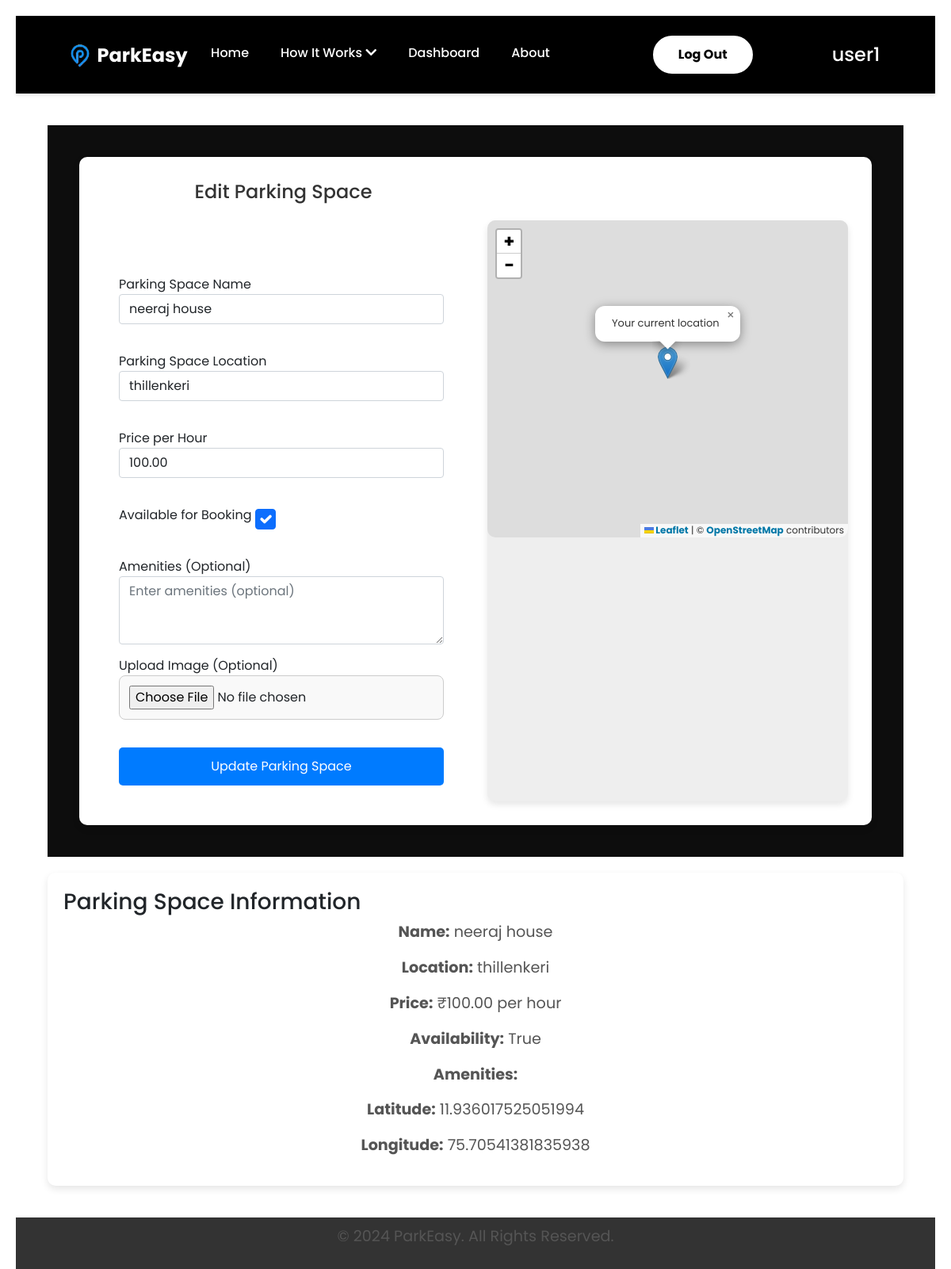
Page /parkeasy/parking-spaces/edit/15/ (signed in) on the committed database.
### ParkEasyApp/models.py (models this page shows, shortened)
class ParkingSpace(models.Model):
    name = models.CharField(max_length=255)
    host = models.ForeignKey(ParkEasyUser, on_delete=models.CASCADE, related_name="parking_spaces")
    location = models.CharField(max_length=255)
    price_per_hour = models.DecimalField(max_digits=10, decimal_places=2)
    availability = models.BooleanField(default=True)
    amenities = models.TextField(blank=True, null=True)
    rating = models.DecimalField(max_digits=3, decimal_places=2, default=0.0)
    created_at = models.DateTimeField(auto_now_add=True)
    latitude = models.FloatField(null=True, blank=True)
    longitude = models.FloatField(null=True, blank=True)
    image = models.ImageField(upload_to="parking_images/", null=True, blank=True)  # Image field
    class Meta:
        indexes = [
            models.Index(fields=['host', 'location']),
        ]

### ParkEasyApp/views.py (the view)
# urls.py: path('parking-spaces/edit/<int:space_id>/', views.edit_parking_space_view, name='edit_parking_space'),
@login_required
def edit_parking_space_view(request, space_id):
    parking_space = get_object_or_404(ParkingSpace, id=space_id)
    if request.method == "POST":
        form = ParkingSpaceForm(request.POST, instance=parking_space)
        if form.is_valid():
            parking_space = form.save(commit=False)
            parking_space.latitude = request.POST.get('latitude')
            parking_space.longitude = request.POST.get('longitude')
            parking_space.save()
            if is_superuser(request.user):
                return redirect('manage_parking_spaces')  # Redirect to the parking space management page
            else:
                return redirect('my_listed_parking_spaces')  # Or other redirection if needed (for non-admin users)
    else:
        form = ParkingSpaceForm(instance=parking_space)
    return render(request, 'parking/edit_parking_space.html', {'form': form})

### ParkEasyApp/forms.py (shortened to what this page needs)
class ParkingSpaceForm(forms.ModelForm):
    class Meta:
        model = ParkingSpace
        fields = ['name', 'location', 'price_per_hour', 'availability', 'amenities', 'longitude', 'latitude', 'image']
        widgets = {
            'name': forms.TextInput(attrs={'class': 'form-control', 'placeholder': 'Enter parking space name'}),
            'location': forms.TextInput(attrs={'class': 'form-control', 'placeholder': 'Enter location'}),
            'price_per_hour': forms.NumberInput(attrs={'class': 'form-control', 'placeholder': 'Enter price per hour'}),
            'availability': forms.CheckboxInput(attrs={'class': 'form-check-input'}),
            'amenities': forms.Textarea(attrs={'class': 'form-control', 'placeholder': 'Enter amenities (optional)', 'rows': 3}),
        }
        labels = {
            'name': 'Parking Space Name',
            'location': 'Parking Space Location',
            'price_per_hour': 'Price per Hour',
            'availability': 'Available for Booking',
            'amenities': 'Amenities (Optional)',
            'image': 'Parking Space Image',
        }

### templates/parking/edit_parking_space.html (shortened to what this page needs)
{% extends "base.html" %}
{% load static %}
{% block content %}
<div
    style="font-family: Arial, sans-serif; background-color: #0d0d0d; min-height: 90vh; display: flex; justify-content: center; align-items: center; padding: 40px 20px;">
    <main
        style="background-color: white; padding: 30px; border-radius: 10px; box-shadow: 0 4px 10px rgba(0, 0, 0, 0.1); width: 100%; max-width: 1000px; display: flex; flex-wrap: wrap; gap: 30px; box-sizing: border-box;">
        <div style="flex: 1 1 45%; min-width: 400px;">
            <h2 style="text-align: center; margin-bottom: 20px; font-size: 24px; color: #333;">Edit Parking Space</h2>
            <form method="post"  enctype="multipart/form-data" style="display: flex; flex-direction: column; gap: 15px;" onsubmit="return validateForm(event)">
                <div class="form-group">
                    <label for="id_name">Parking Space Name</label>
                    {{ form.name }}
                </div>
                <div class="form-group">
                    <label for="id_location">Parking Space Location</label>
                    {{ form.location }}
                </div>
                <div class="form-group">
                    <label for="id_price_per_hour">Price per Hour</label>
                    {{ form.price_per_hour }}
                </div>
                <div class="form-group">
                    <label for="id_availability">Available for Booking</label>
                    {{ form.availability }}
                </div>
                <div class="form-group">
                    <label for="id_amenities">Amenities (Optional)</label>
                    {{ form.amenities }}
                </div>
                <div class="form-group">
                    <label for="id_image">Upload Image (Optional)</label>
                    {{ form.image }}
                </div>
                <button type="submit" class="btn"
                    style="padding: 12px 20px; border: none; border-radius: 5px; background-color: #007bff; color: white; font-size: 16px; cursor: pointer; transition: background-color 0.3s;">
                    Update Parking Space
                </button>
            </form>
        </div>
        <div
            style="flex: 1 1 45%; min-width: 400px; border-radius: 10px; background-color: #eee; box-shadow: 0 4px 8px rgba(0, 0, 0, 0.1); margin-top: 50px;">
            <div id="map" style="height: 400px; border-radius: 10px;"></div>
        </div>
    </main>
</div>
<div style="padding: 20px; margin-top: 20px; background-color: white; border-radius: 10px; box-shadow: 0 4px 10px rgba(0, 0, 0, 0.1);">
    <h3>Parking Space Information</h3>
    <p><strong>Name:</strong> {{ form.name.value }}</p>
    <p><strong>Location:</strong> {{ form.location.value }}</p>
    <p><strong>Price:</strong> ₹{{ form.price_per_hour.value }} per hour</p>
    <p><strong>Availability:</strong> {{ form.availability.value }}</p>
    <p><strong>Amenities:</strong> {{ form.amenities.value }}</p>
    <p><strong>Latitude:</strong> {{ form.latitude.value }}</p>
    <p><strong>Longitude:</strong> {{ form.longitude.value }}</p>
</div>
{% endblock %}

### templates/base.html (shortened to what this page needs)
<!DOCTYPE html>
<html lang="en">
{% load static %}
<head>
    <link rel="stylesheet" href="{% static 'css/home_style.css' %}">
    <link rel="stylesheet" href="{% static 'css/base_style.css' %}">
    <link rel="stylesheet" href="{% static 'css/login.css' %}">
    <link rel="stylesheet" href="{% static 'css/about.css' %}">
    <link rel="stylesheet" href="{% static 'css/add_parking_style.css' %}">
    <link rel="stylesheet" href="{% static 'css/parking_space_list.css' %}">
    <link rel="stylesheet" href="{% static 'css/parking_space_detail.css' %}">
    <link rel="stylesheet" href="{% static 'css/my_listed_parking_spaces.css' %}">
    <link rel="stylesheet" href="{% static 'css/help_support.css' %}">
    <link rel="stylesheet" href="{% static 'css/terms_conditions.css' %}">
    <link rel="stylesheet" href="{% static 'css/my_bookings.css' %}">
    <link rel="stylesheet" href="{% static 'css/create_booking.css' %}">
    <link href="https://cdnjs.cloudflare.com/ajax/libs/font-awesome/5.15.4/css/all.min.css" rel="stylesheet">
    <link href="https://cdn.jsdelivr.net/npm/bootstrap@5.3.3/dist/css/bootstrap.min.css" rel="stylesheet"
>
    <link rel="stylesheet" href="https://unpkg.com/leaflet@1.9.4/dist/leaflet.css" />
    <link href="https://cdn.jsdelivr.net/npm/bootstrap@5.1.0/dist/css/bootstrap.min.css" rel="stylesheet">
</head>
<body>
    <header>
        <div class="logo">
            <a href="{% url 'home' %}">
                <img src="{% static 'img/P1 logoo.png' %}" alt="Placeholder Logo">
                <span class="logo-text">ParkEasy</span>
            </a>
        </div>
        <nav>
            <ul class="menu">
                <li><a href="{% url 'home' %}">Home</a></li>
                <li class="dropdown">
                    <a href="#" id="how-it-works">How It Works <i class="fas fa-chevron-down"></i></a>
                </li>
                <li><a href="{% url 'dashboard' %}">Dashboard</a></li>
                <li><a href="{% url 'about' %}">About</a></li>
                <li>
                    {% if user.is_authenticated %}
                    <a href="{% url 'logout' %}" id="login_button">Log Out</a>
                    {% else %}
                    <a href="{% url 'login' %}" id="login_button">Log In</a>
                    <a href="{% url 'register' %}" id="signup_button">Sign Up</a>
                    {% endif %}
                </li>
                <li style="margin-left:100px ;">
                    <h4>{{ request.user.username }}</h4>
                </li>
            </ul>
        </nav>
    </header>
    <div class="wrapper" style=" min-height: 500px; ">
        <main>
            {% block content %}{% endblock %}
        </main>
    </div>
    <footer>
        <p>&copy; 2024 ParkEasy. All Rights Reserved.</p>
    </footer>
</body>
</html>

### static/css/home_style.css (style rules this page uses)
main { padding: 40px; font-family: 'Poppins', sans-serif; }
header { background-color: black; color: white; padding: 15px 50px; display: flex; justify-content: space-between; align-items: center; box-shadow: 0 2px 5px rgba(0, 0, 0, 0.1); position: sticky; top: 0; z-index: 10; }
header .logo { display: flex; align-items: center; }
header .logo img { height: 50px; max-width: 100%; display: block; float: left; }
header .logo-text { float: left; text-decoration: none; margin-left: -10px; margin-top: 8px; font-size: 24px; color: white; font-weight: bold; }
header nav { display: flex; align-items: center; flex-grow: 1; justify-content: center; margin-top: 10px; box-sizing: border-box; }
header nav ul { display: flex; list-style: none; margin: 0; padding: 0; }
header nav ul li { margin-left: 20px; position: relative; margin-top: 10px; }
header nav ul li:first-child { margin-left: 0; }
header nav ul li a { color: white; text-decoration: none; font-weight: 500; padding: 5px 10px; border-radius: 4px; transition: background-color 0.3s, color 0.3s; }
header nav ul li.dropdown .fas { display: inline-block; transition: transform 0.3s ease; }
#login_button { background-color: white; color: #000; padding: 10px 30px; border-radius: 50px; font-weight: bold; border: 2px solid #fff; display: inline-flex; justify-content: center; align-items: center; cursor: pointer; margin-left: 100px; margin-top: -10px; }
footer { background-color: black; color: white; text-align: center; padding: 10px; margin-top: 40px; }

### static/css/base_style.css (style rules this page uses)
* { font-family: 'Poppins', sans-serif; margin: 0; padding: 0; box-sizing: border-box; }
body { font-family: 'Poppins', sans-serif; margin: 0; padding: 0; overflow-x: hidden; line-height: 1.6; display: flex; flex-direction: column; min-height: 400px; }
.wrapper { flex: 1; display: flex; flex-direction: column; }
header { width: 100%; background-color: black; color: white; padding: 15px 50px; display: flex; justify-content: space-between; align-items: center; box-shadow: 0 2px 5px rgba(0, 0, 0, 0.1); position: sticky; top: 0; z-index: 10; }
header .logo { display: flex; align-items: center; }
header .logo img { height: 50px; max-width: 100%; display: block; float: left; }
header .logo-text { float: left; text-decoration: none; margin-left: -10px; margin-top: 8px; font-size: 24px; color: white; font-weight: bold; }
header nav { display: flex; align-items: center; flex-grow: 1; justify-content: center; margin-top: 10px; box-sizing: border-box; }
header nav ul { display: flex; list-style: none; margin: 0; padding: 0; }
header nav ul li { margin-left: 20px; position: relative; margin-top: 10px; }
header nav ul li:first-child { margin-left: 0; }
header nav ul li a { color: white; text-decoration: none; font-weight: 500; padding: 5px 10px; border-radius: 4px; transition: background-color 0.3s, color 0.3s; }
header nav ul li.dropdown .fas { display: inline-block; transition: transform 0.3s ease; }
#login_button { background-color: white; color: #000; padding: 10px 30px; border-radius: 50px; font-weight: bold; border: 2px solid #fff; display: inline-flex; justify-content: center; align-items: center; cursor: pointer; margin-left: 100px; margin-top: -10px; }
footer { background-color: #333; color: rgba(255, 255, 255, 0.826); text-align: center; padding: 10px; margin-top: auto; width: 100%; }

### static/css/add_parking_style.css (style rules this page uses)
* { font-family: 'Poppins', sans-serif; margin: 0; padding: 0; box-sizing: border-box; }
body { font-family: 'Poppins', sans-serif; background-color: #f4f4f4; justify-content: center; align-items: center; height: 100vh; margin: 0; }
form { background-color: #fff; padding: 20px; border-radius: 15px; box-shadow: 0 4px 12px rgba(255, 255, 255, 0.1); width: 100%; max-width: 450px; text-align: left; }
h2 { color: black; font-size: 28px; margin-bottom: 20px; text-align: center; }
form input, form select { width: 100%; padding: 12px; margin-bottom: 20px; border: 1px solid #ccc; border-radius: 8px; font-size: 16px; transition: border-color 0.3s ease; background-color: #f9f9f9; }
button[type="submit"] { background-color: black; color: white; padding: 12px 20px; border: none; border-radius: 8px; font-size: 18px; width: 100%; cursor: pointer; transition: background-color 0.3s ease; }

### static/css/parking_space_list.css (style rules this page uses)
* { margin: 0; padding: 0; box-sizing: border-box; }
body { font-family: 'Poppins', sans-serif; line-height: 1.6; background-color: #f4f4f4; padding: 20px; display: flex; flex-direction: column; min-height: 100vh; }

### rows in the picture
ParkingSpace: name "neeraj house", location "thillenkeri", price_per_hour "100.00", availability "☑", name.value "neeraj house", location.value "thillenkeri", price_per_hour.value "100.00", latitude.value "11.936017525051994", longitude.value "75.70541381835938"

### other values in the picture
{{ request.user.username }} "user1"
